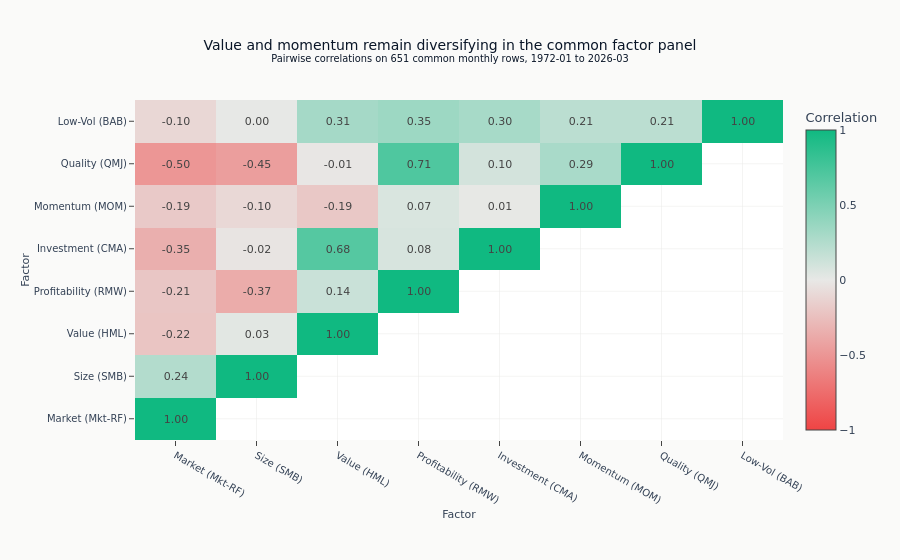

Notebook code cell kept with this figure:
### Markdown cell above
Add a message-first title and explicit dimensions.

### Code cell
_ = fig.update_layout(
    title=(
        f"Value and momentum remain diversifying in the common factor panel"
        f"<br><sup>Pairwise correlations on {len(combined_data):,} common monthly rows, "
        f"{combined_data.index.min():%Y-%m} to {combined_data.index.max():%Y-%m}</sup>"
    ),
    height=560,
    margin=dict(l=135, r=90, b=120),
    xaxis_title="Factor",
    yaxis_title="Factor",
)

show_figure(fig)

### Figure 1 — Plotly figure (JSON) as saved in the notebook; plotly's stock layout.template omitted (floating-point values rounded to 4 significant figures)
{"data": [{"colorbar": {"title": {"text": "Correlation"}}, "colorscale": [[0.0, "#ef4444"], [0.5, "#e8e8e6"], [1.0, "#10b981"]], "hovertemplate": "%{y} vs %{x}<br>Correlation: %{z:.2f}<extra></extra>", "text": [["1.00", "", "", "", "", "", "", ""], ["0.24", "1.00", "", "", "", "", "", ""], ["-0.22", "0.03", "1.00", "", "", "", "", ""], ["-0.21", "-0.37", "0.14", "1.00", "", "", "", ""], ["-0.35", "-0.02", "0.68", "0.08", "1.00", "", "", ""], ["-0.19", "-0.10", "-0.19", "0.07", "0.01", "1.00", "", ""], ["-0.50", "-0.45", "-0.01", "0.71", "0.10", "0.29", "1.00", ""], ["-0.10", "0.00", "0.31", "0.35", "0.30", "0.21", "0.21", "1.00"]], "texttemplate": "%{text}", "type": "heatmap", "x": ["Market (Mkt-RF)", "Size (SMB)", "Value (HML)", "Profitability (RMW)", "Investment (CMA)", "Momentum (MOM)", "Quality (QMJ)", "Low-Vol (BAB)"], "y": ["Market (Mkt-RF)", "Size (SMB)", "Value (HML)", "Profitability (RMW)", "Investment (CMA)", "Momentum (MOM)", "Quality (QMJ)", "Low-Vol (BAB)"], "z": [[1.0, NaN, NaN, NaN, NaN, NaN, NaN, NaN], [0.2449, 1.0, NaN, NaN, NaN, NaN, NaN, NaN], [-0.2161, 0.02943, 1.0, NaN, NaN, NaN, NaN, NaN], [-0.2053, -0.3676, 0.1426, 1.0, NaN, NaN, NaN, NaN], [-0.3478, -0.02443, 0.6785, 0.07935, 1.0, NaN, NaN, NaN], [-0.188, -0.09602, -0.1947, 0.06913, 0.005602, 1.0, NaN, NaN], [-0.5028, -0.4498, -0.009604, 0.707, 0.09692, 0.2906, 1.0, NaN], [-0.104, 0.004333, 0.3111, 0.3451, 0.2989, 0.2088, 0.2062, 1.0]], "zmax": 1, "zmid": 0, "zmin": -1}], "layout": {"height": 560, "margin": {"b": 120, "l": 135, "r": 90}, "title": {"text": "Value and momentum remain diversifying in the common factor panel<br><sup>Pairwise correlations on 651 common monthly rows, 1972-01 to 2026-03</sup>"}, "xaxis": {"title": {"text": "Factor"}}, "yaxis": {"title": {"text": "Factor"}}}}
